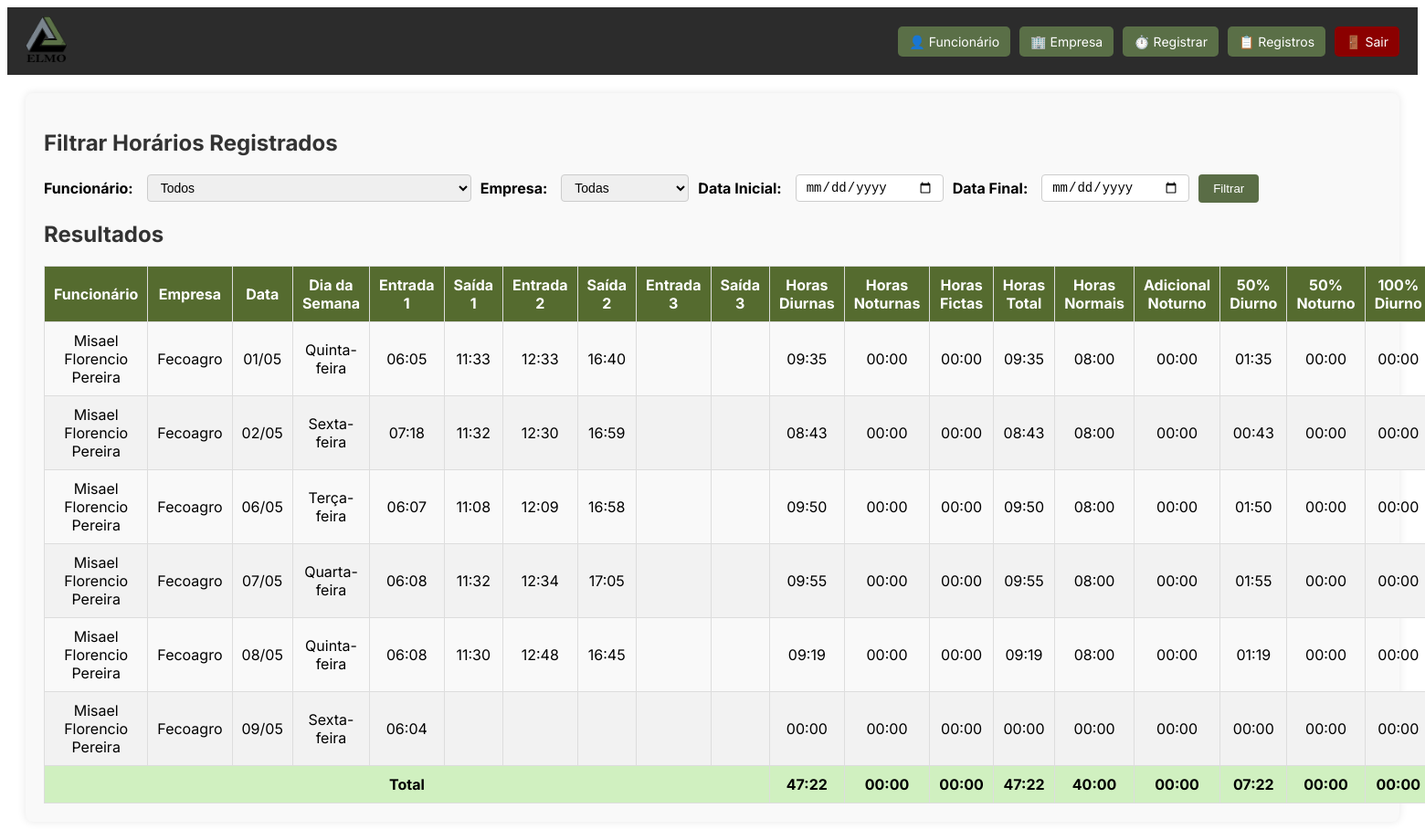
Page /lista-registros?funcionario_id=15 (signed in) on the committed database.
### models.py (models this page shows)
class Ponto(db.Model):
    id = db.Column(db.Integer, primary_key=True)
    funcionario_id = db.Column(db.Integer, db.ForeignKey('funcionario.id'), nullable=False)
    empresa_id = db.Column(db.Integer, db.ForeignKey('empresa.id'), nullable=False)
    data = db.Column(db.String(10), nullable=False)
    entrada1 = db.Column(db.String(5))
    saida1 = db.Column(db.String(5))
    entrada2 = db.Column(db.String(5))
    saida2 = db.Column(db.String(5))
    entrada3 = db.Column(db.String(5))
    saida3 = db.Column(db.String(5))
    funcionario = db.relationship('Funcionario', backref=db.backref('pontos', lazy=True))
    empresa = db.relationship('Empresa', backref=db.backref('pontos', lazy=True))

class Funcionario(db.Model):
    id = db.Column(db.Integer, primary_key=True)
    nome = db.Column(db.String(100), nullable=False)
    cpf = db.Column(db.String(14), unique=True, nullable=True)

class Empresa(db.Model):
    id = db.Column(db.Integer, primary_key=True)
    nome = db.Column(db.String(100), nullable=False)
    vale_alimentacao = db.Column(db.Float, nullable=False)

### app.py (the view, shortened to what this page needs)
@app.route("/lista-registros", methods=["GET"])
def lista_registros():
    if not session.get("usuario_logado"):
        return redirect(url_for("login"))
    funcionarios = Funcionario.query.order_by(Funcionario.nome.asc()).all()
    empresas = Empresa.query.order_by(Empresa.nome.asc()).all()
    query = Ponto.query
    funcionario_id = request.args.get("funcionario_id")
    empresa_id = request.args.get("empresa_id")
    data_ini = request.args.get("data_ini")
    data_fim = request.args.get("data_fim")
    if funcionario_id:
        query = query.filter_by(funcionario_id=funcionario_id)
    if empresa_id:
        query = query.filter_by(empresa_id=empresa_id)
    if data_ini:
        query = query.filter(Ponto.data >= data_ini)
    if data_fim:
        query = query.filter(Ponto.data <= data_fim)
    pontos = []
    if funcionario_id or empresa_id or data_ini or data_fim:
        pontos = query.order_by(Ponto.data.asc()).all()
    INIDIA = time(5, 0)
    FIMDIA = time(22, 0)
    ININOT = time(22, 0)
    FIMNOT = time(5, 0)
    def to_time(valor):
        if isinstance(valor, str):
            return datetime.strptime(valor, "%H:%M").time()
        return valor
    for ponto in pontos:
        if isinstance(ponto.data, str):
            ponto.data_obj = datetime.strptime(ponto.data, "%Y-%m-%d")
        else:
            ponto.data_obj = ponto.data
        ponto.horas_diurnas_reais = timedelta()
        ponto.horas_noturnas_reais = timedelta()
        ponto.horas_fictas = timedelta()
        ponto.horas_adicional = timedelta()
        ponto.horas_adicional_ficta = timedelta()
        ponto.horas_diurnas = timedelta()
        ponto.horas_noturnas = timedelta()
        ponto.horas_total = timedelta()
        ponto.extra_50_diurno = timedelta()
        ponto.extra_50_noturno = timedelta()
        ponto.extra_50_noturno_reais = timedelta()
        ponto.extra_100_diurno = timedelta()
        ponto.extra_100_noturno = timedelta()
        ponto.horas_normais = timedelta(hours=8)
        if ponto.data_obj.weekday() == 5:
            ponto.horas_normais = timedelta(hours=4)
        turnos = [(ponto.entrada1, ponto.saida1), (ponto.entrada2, ponto.saida2), (ponto.entrada3, ponto.saida3)]
        minutos_marcados = []
        for entrada, saida in turnos:
            if entrada and saida:
                entrada = to_time(entrada)
                saida = to_time(saida)
                entrada_dt = datetime.combine(ponto.data_obj, entrada)
                saida_dt = datetime.combine(ponto.data_obj, saida)
                if saida < entrada:
                    saida_dt += timedelta(days=1)
                atual = entrada_dt
                while atual < saida_dt:
                    minutos_marcados.append(atual)
                    atual += timedelta(minutes=1)
        acumulado_domingo = timedelta()
        duracao_dentro_domingo = timedelta()
        for minuto in minutos_marcados:
            hora = minuto.time()
            tipo = "diurna"
            if hora >= ININOT or hora < FIMNOT:
                tipo = "noturna"
            if ponto.horas_normais > timedelta():
                ponto.horas_normais -= timedelta(minutes=1)
                if tipo == "diurna":
                    ponto.horas_diurnas += timedelta(minutes=1)
                    ponto.horas_diurnas_reais += timedelta(minutes=1)
                else:
                    ponto.horas_noturnas_reais += timedelta(minutes=1)
                    ponto.horas_adicional += timedelta(minutes=1)
            else:
                if tipo == "diurna":
                    ponto.extra_50_diurno += timedelta(minutes=1)
                    ponto.horas_diurnas_reais += timedelta(minutes=1)
                else:
                    ponto.extra_50_noturno_reais += timedelta(minutes=1)
                    ponto.horas_noturnas_reais += timedelta(minutes=1)
        if ponto.data_obj.weekday() < 5:
            ponto.horas_noturnas = ponto.horas_noturnas_reais * 1.142857
            ponto.horas_total = ponto.horas_diurnas_reais + ponto.horas_noturnas
            ponto.horas_fictas= ponto.horas_noturnas_reais * 0.142857
            carga_horaria_diaria = timedelta(hours=8)
            jornada_total = ponto.horas_diurnas_reais + ponto.horas_noturnas
            if jornada_total < carga_horaria_diaria:
                ponto.horas_normais = jornada_total
            else:
                ponto.horas_normais = carga_horaria_diaria
                ponto.extra_50_noturno = ( ponto.extra_50_noturno_reais * 1.142857 ) + ( ponto.horas_adicional * 0.142857 )
    total = {
            "horas_diurnas": timedelta(),
            "horas_noturnas": timedelta(),
            "horas_fictas": timedelta(),
            "horas_total": timedelta(),
            "horas_normais": timedelta(),
            "horas_adicional": timedelta(),
            "extra_50_diurno": timedelta(),
            "extra_50_noturno": timedelta(),
            "extra_100_diurno": timedelta(),
            "extra_100_noturno": timedelta(),
        }
    for ponto in pontos:
            total["horas_diurnas"] += ponto.horas_diurnas_reais
            total["horas_noturnas"] += ponto.horas_noturnas
            total["horas_fictas"] += ponto.horas_fictas
            total["horas_total"] += ponto.horas_total
            total["horas_normais"] += ponto.horas_normais
            total["horas_adicional"] += ponto.horas_adicional
            total["extra_50_diurno"] += ponto.extra_50_diurno
            total["extra_50_noturno"] += ponto.extra_50_noturno
            total["extra_100_diurno"] += ponto.extra_100_diurno
            total["extra_100_noturno"] += ponto.extra_100_noturno
    return render_template("lista_registros.html", pontos=pontos, funcionarios=funcionarios, empresas=empresas, total=total)

### app.py (called while the page is built)
@app.template_filter('horario_formatado')
def horario_formatado(value):
    if not value:
        return "00:00"
    total_minutes = int(value.total_seconds() // 60)
    horas = total_minutes // 60
    minutos = total_minutes % 60
    return f"{horas:02d}:{minutos:02d}"

@app.template_filter('formatar_dia_semana')
def formatar_dia_semana(data):
    return format_datetime(data, "EEEE", locale='pt_BR').capitalize()

### templates/lista_registros.html (shortened to what this page needs)
{% extends "base.html" %}
{% block content %}
<div class="box">
    <h2>Filtrar Horários Registrados</h2>
    <form method="GET" class="filter-lista-form">
        <label for="funcionario_id">Funcionário:</label>
        <select name="funcionario_id" id="funcionario_id">
            <option value="">Todos</option>
        </select>
        <label for="empresa_id">Empresa:</label>
        <select name="empresa_id" id="empresa_id">
            <option value="">Todas</option>
        </select>
        <label for="data_ini">Data Inicial:</label>
        <input type="date" name="data_ini" id="data_ini">
        <label for="data_fim">Data Final:</label>
        <input type="date" name="data_fim" id="data_fim">
        <button type="submit" class="btn-lista-filter">Filtrar</button>
    </form>
</div>
<div class="box">
    <h2>Resultados</h2>
    <div class="table-responsive">
        <table class="styled-table">
            <thead>
                <tr>
                    <th>Funcionário</th>
                    <th>Empresa</th>
                    <th>Data</th>
                    <th>Dia da Semana</th>
                    <th>Entrada 1</th><th>Saída 1</th>
                    <th>Entrada 2</th><th>Saída 2</th>
                    <th>Entrada 3</th><th>Saída 3</th>
                    <th>Horas Diurnas</th>
                    <th>Horas Noturnas</th>
                    <th>Horas Fictas</th>
                    <th>Horas Total</th>
                    <th>Horas Normais</th>
                    <th>Adicional Noturno</th>
                    <th>50% Diurno</th>
                    <th>50% Noturno</th>
                    <th>100% Diurno</th>
                </tr>
            </thead>
            <tbody>
                {% for p in pontos %}
                <tr class="{% if p.data_obj | formatar_dia_semana == 'Domingo' %}domingo{% endif %}">
                    <td>{{ p.funcionario.nome }}</td>
                    <td>{{ p.empresa.nome }}</td>
                    <td>{{ p.data_obj.strftime('%d/%m') }}</td>
                    <td>{{ p.data_obj | formatar_dia_semana }}</td>
                    <td>{{ p.entrada1 or '' }}</td><td>{{ p.saida1 or '' }}</td>
                    <td>{{ p.entrada2 or '' }}</td><td>{{ p.saida2 or '' }}</td>
                    <td>{{ p.entrada3 or '' }}</td><td>{{ p.saida3 or '' }}</td>
                    <td>{{ p.horas_diurnas_reais|horario_formatado }}</td>
                    <td>{{ p.horas_noturnas|horario_formatado }}</td>
                    <td>{{ p.horas_fictas|horario_formatado }}</td>
                    <td>{{ p.horas_total|horario_formatado }}</td>
                    <td>{{ p.horas_normais|horario_formatado }}</td>
                    <td>{{ p.horas_adicional|horario_formatado }}</td>
                    <td>{{ p.extra_50_diurno|horario_formatado }}</td>
                    <td>{{ p.extra_50_noturno|horario_formatado }}</td>
                    <td>{{ p.extra_100_diurno|horario_formatado }}</td>
                </tr>
                {% endfor %}
            </tbody>
            <tfoot>
                <tr class="total-row">
                    <td colspan="10">Total</td>
                    <td>{{ total.horas_diurnas|horario_formatado }}</td>
                    <td>{{ total.horas_noturnas|horario_formatado }}</td>
                    <td>{{ total.horas_fictas|horario_formatado }}</td>
                    <td>{{ total.horas_total|horario_formatado }}</td>
                    <td>{{ total.horas_normais|horario_formatado }}</td>
                    <td>{{ total.horas_adicional|horario_formatado }}</td>
                    <td>{{ total.extra_50_diurno|horario_formatado }}</td>
                    <td>{{ total.extra_50_noturno|horario_formatado }}</td>
                    <td>{{ total.extra_100_diurno|horario_formatado }}</td>
                </tr>
            </tfoot>
        </table>
    </div>
</div>
{% endblock %}

### static/style.css (style rules this page uses)
h2, h3 { color: #333; }
table { width: 100%; border-collapse: collapse; margin-top: 20px; }
table th, table td { border: 1px solid #ccc; padding: 8px; text-align: center; }
table th { background-color: #6a7751; color: white; }
table tr:nth-child(even) { background-color: #f5f5f5; }
h2 { margin-bottom: 20px; color: #333; }
form { display: flex; flex-wrap: wrap; gap: 10px; align-items: center; }
label { font-weight: bold; margin-right: 5px; }
input[type="date"], input[type="time"], select { padding: 6px 8px; border: 1px solid #ccc; border-radius: 5px; outline: none; }
.styled-table { width: 100%; border-collapse: collapse; margin-top: 10px; }
.styled-table th, .styled-table td { border: 1px solid #ddd; padding: 10px; text-align: center; }
.styled-table th { background-color: #556b2f; color: white; }
.styled-table tr:nth-child(even) { background-color: #f2f2f2; }
select, input[type="date"], input[type="time"] { padding: 6px 8px; border: 1px solid #ccc; border-radius: 5px; outline: none; min-width: 140px; }
.filter-lista-form { display: flex; flex-wrap: wrap; align-items: center; gap: 10px; margin-bottom: 20px; }
.filter-lista-form label { margin-right: 5px; font-weight: bold; }
.filter-lista-form select, .filter-lista-form input[type="date"] { padding: 5px 10px; font-size: 14px; border: 1px solid #ccc; border-radius: 4px; }
.btn-lista-filter { background-color: #5a6d46; color: white; border: none; padding: 8px 16px; border-radius: 4px; cursor: pointer; }
.total-row td { background-color: #d0f0c0; font-weight: bold; }
body { font-family: 'Inter', sans-serif; }

### rows in the picture
Ponto: funcionario.nome "Misael Florencio Pereira", empresa.nome "Fecoagro", data_obj "01/05", data_obj "Quinta-feira", entrada1 "06:05", saida1 "11:33", entrada2 "12:33", saida2 "16:40", horas_diurnas_reais|horario_formatado "09:35", horas_noturnas|horario_formatado "00:00", horas_fictas|horario_formatado "00:00", horas_total|horario_formatado "09:35", horas_normais|horario_formatado "08:00", horas_adicional|horario_formatado "00:00", extra_50_diurno|horario_formatado "01:35", extra_50_noturno|horario_formatado "00:00", extra_100_diurno|horario_formatado "00:00"
Ponto: funcionario.nome "Misael Florencio Pereira", empresa.nome "Fecoagro", data_obj "02/05", data_obj "Sexta-feira", entrada1 "07:18", saida1 "11:32", entrada2 "12:30", saida2 "16:59", horas_diurnas_reais|horario_formatado "08:43", horas_noturnas|horario_formatado "00:00", horas_fictas|horario_formatado "00:00", horas_total|horario_formatado "08:43", horas_normais|horario_formatado "08:00", horas_adicional|horario_formatado "00:00", extra_50_diurno|horario_formatado "00:43", extra_50_noturno|horario_formatado "00:00", extra_100_diurno|horario_formatado "00:00"
Ponto: funcionario.nome "Misael Florencio Pereira", empresa.nome "Fecoagro", data_obj "06/05", data_obj "Terça-feira", entrada1 "06:07", saida1 "11:08", entrada2 "12:09", saida2 "16:58", horas_diurnas_reais|horario_formatado "09:50", horas_noturnas|horario_formatado "00:00", horas_fictas|horario_formatado "00:00", horas_total|horario_formatado "09:50", horas_normais|horario_formatado "08:00", horas_adicional|horario_formatado "00:00", extra_50_diurno|horario_formatado "01:50", extra_50_noturno|horario_formatado "00:00", extra_100_diurno|horario_formatado "00:00"
Ponto: funcionario.nome "Misael Florencio Pereira", empresa.nome "Fecoagro", data_obj "07/05", data_obj "Quarta-feira", entrada1 "06:08", saida1 "11:32", entrada2 "12:34", saida2 "17:05", horas_diurnas_reais|horario_formatado "09:55", horas_noturnas|horario_formatado "00:00", horas_fictas|horario_formatado "00:00", horas_total|horario_formatado "09:55", horas_normais|horario_formatado "08:00", horas_adicional|horario_formatado "00:00", extra_50_diurno|horario_formatado "01:55", extra_50_noturno|horario_formatado "00:00", extra_100_diurno|horario_formatado "00:00"
Ponto: funcionario.nome "Misael Florencio Pereira", empresa.nome "Fecoagro", data_obj "08/05", data_obj "Quinta-feira", entrada1 "06:08", saida1 "11:30", entrada2 "12:48", saida2 "16:45", horas_diurnas_reais|horario_formatado "09:19", horas_noturnas|horario_formatado "00:00", horas_fictas|horario_formatado "00:00", horas_total|horario_formatado "09:19", horas_normais|horario_formatado "08:00", horas_adicional|horario_formatado "00:00", extra_50_diurno|horario_formatado "01:19", extra_50_noturno|horario_formatado "00:00", extra_100_diurno|horario_formatado "00:00"
Ponto: funcionario.nome "Misael Florencio Pereira", empresa.nome "Fecoagro", data_obj "09/05", data_obj "Sexta-feira", entrada1 "06:04", horas_diurnas_reais|horario_formatado "00:00", horas_noturnas|horario_formatado "00:00", horas_fictas|horario_formatado "00:00", horas_total|horario_formatado "00:00", horas_normais|horario_formatado "00:00", horas_adicional|horario_formatado "00:00", extra_50_diurno|horario_formatado "00:00", extra_50_noturno|horario_formatado "00:00", extra_100_diurno|horario_formatado "00:00"

### other values in the picture
{{ total.horas_diurnas|horario_formatado }} "47:22"
{{ total.horas_noturnas|horario_formatado }} "00:00"
{{ total.horas_fictas|horario_formatado }} "00:00"
{{ total.horas_total|horario_formatado }} "47:22"
{{ total.horas_normais|horario_formatado }} "40:00"
{{ total.horas_adicional|horario_formatado }} "00:00"
{{ total.extra_50_diurno|horario_formatado }} "07:22"
{{ total.extra_50_noturno|horario_formatado }} "00:00"
{{ total.extra_100_diurno|horario_formatado }} "00:00"
